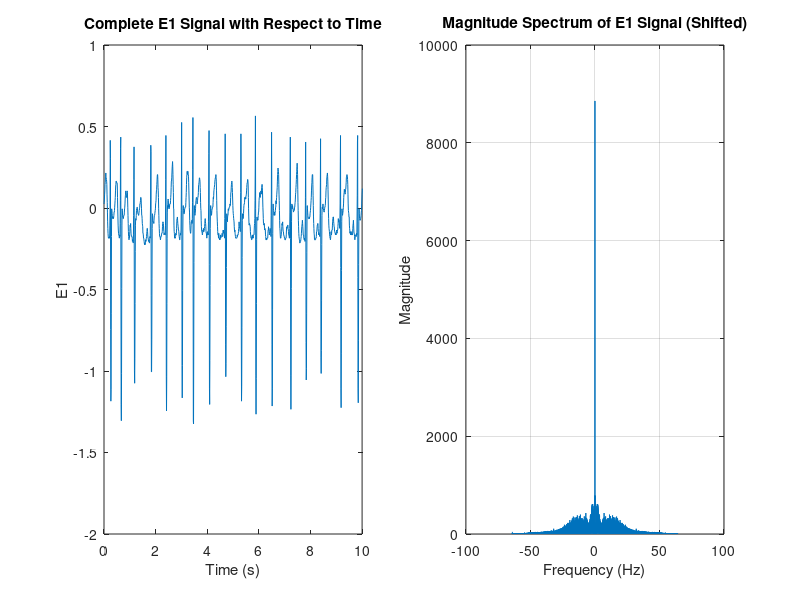

The MATLAB script that drew this image: (Note: this script raises an error after producing the figure.)

sampling_rate = 128; 
threshold = 0.17;     % Threshold for R-peak detection
min_distance = 0.3 * sampling_rate; % Minimum distance between peaks (in samples)

data = load('E1.mat'); 
E1 = data.E1;      

time = (0:length(E1)-1) / sampling_rate;

subplot(1,2,1);
plot(time, E1);
xlabel('Time (s)');
xlim([0 10]);
ylabel('E1');
title('Complete E1 Signal with Respect to Time');

n = length(E1);
f = (-n/2:n/2-1) * (sampling_rate / n);
subplot(1,2,2);
plot(f, abs(fftshift(abs(fft(E1)))));
xlabel('Frequency (Hz)');
ylabel('Magnitude');
title('Magnitude Spectrum of E1 Signal (Shifted)');
grid on;


[pks, locs] = findpeaks(E1, 'MinPeakHeight', threshold, ...
                             'MinPeakDistance', min_distance);

RR_intervals = diff(locs) / sampling_rate;

HR = 60 ./ RR_intervals;

figure;
plot((1:length(E1)) / sampling_rate, E1, 'b'); % Plot entire ECG signal
hold on;
plot(locs / sampling_rate, pks, 'ro'); 
xlabel('Time (s)');
xlim([0 10]);
ylabel('ECG Amplitude');
title('Detected R-Peaks in Entire ECG Signal');
grid on;
legend('ECG Signal', 'R-Peaks');


avg_HR = mean(HR);
fprintf('Average Heart Rate: %.2f bpm\n', avg_HR);

num_minutes=10;
HRmin=[];
for k=1:num_minutes
    start_idx = (k-1)*60 + 1;
    end_idx = min(k*60, length(HR));
    temp = mean(HR(start_idx:end_idx));
    HRmin = [HRmin temp];
end

minutes = 1:num_minutes;

% Plot bar graph of mean HR vs. minutes
figure;
bar(minutes, HRmin);
xlabel('Minutes');
ylabel('Mean Heart Rate (bpm)');
title('Mean Heart Rate per Minute');
grid on;